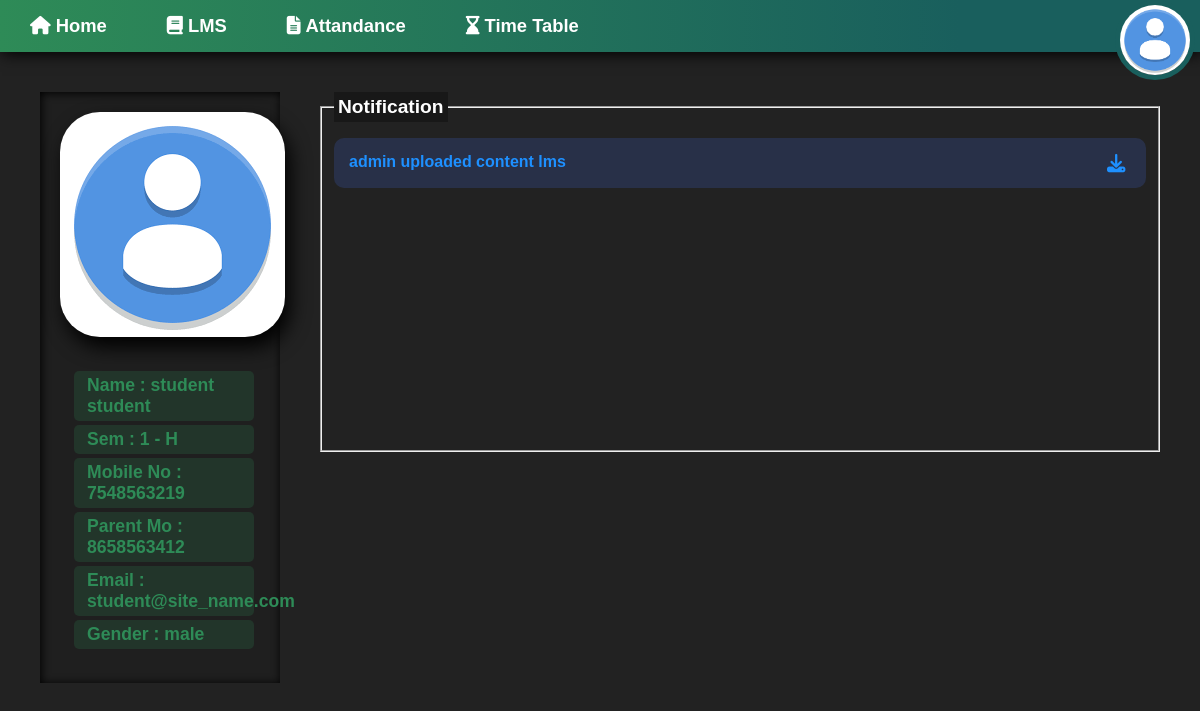
/StudentPanal/ (signed in), run on the app's committed database.
### tables this page shows
CREATE TABLE `student` (
  `SID` int(11) NOT NULL AUTO_INCREMENT,
  `first_name` varchar(100) NOT NULL,
  `last_name` varchar(50) DEFAULT NULL,
  `sem` int(11) NOT NULL,
  `class` varchar(2) NOT NULL,
  `join_date` date DEFAULT (curdate()),
  `avatar` varchar(100) DEFAULT '/images/Default_avatar.png',
  `mobile_no` varchar(10) DEFAULT NULL,
  `parent_mobile_no` varchar(10) DEFAULT NULL,
  `email` varchar(100) DEFAULT NULL,
  `gender` varchar(10) DEFAULT NULL,
  `credintial_id` int(11) DEFAULT NULL,
  PRIMARY KEY (`SID`),
  KEY `credintial_id` (`credintial_id`),
  CONSTRAINT `student_ibfk_1` FOREIGN KEY (`credintial_id`) REFERENCES `credintial` (`credintial_id`)
);

CREATE TABLE `subject_LMS` (
  `ID` int(11) NOT NULL AUTO_INCREMENT,
  `SUBID` int(11) DEFAULT NULL,
  `LMS_file` varchar(100) NOT NULL,
  `title` varchar(100) NOT NULL,
  `comment` varchar(500) DEFAULT NULL,
  `view` int(11) DEFAULT 0,
  `date` date DEFAULT (curdate()),
  `FID` int(11) DEFAULT NULL,
  `is_assign` varchar(5) DEFAULT 'false',
  `end_date` date DEFAULT '0000-00-00',
  PRIMARY KEY (`ID`),
  UNIQUE KEY `LMS_file` (`LMS_file`),
  KEY `SUBID` (`SUBID`),
  KEY `FID` (`FID`),
  CONSTRAINT `subject_LMS_ibfk_1` FOREIGN KEY (`SUBID`) REFERENCES `subject` (`SUBID`),
  CONSTRAINT `subject_LMS_ibfk_2` FOREIGN KEY (`FID`) REFERENCES `faculty` (`FID`)
);

CREATE TABLE `faculty` (
  `FID` int(11) NOT NULL AUTO_INCREMENT,
  `first_name` varchar(50) NOT NULL,
  `last_name` varchar(50) DEFAULT NULL,
  `SUBID` int(11) DEFAULT NULL,
  `avatar` varchar(100) DEFAULT '/images/Default_avatar.png',
  `mobile_no` varchar(10) NOT NULL,
  `email` varchar(100) NOT NULL,
  `gender` varchar(10) NOT NULL,
  `credintial_id` int(11) DEFAULT NULL,
  PRIMARY KEY (`FID`),
  KEY `SUBID` (`SUBID`),
  KEY `credintial_id` (`credintial_id`),
  CONSTRAINT `faculty_ibfk_1` FOREIGN KEY (`SUBID`) REFERENCES `subject` (`SUBID`),
  CONSTRAINT `faculty_ibfk_2` FOREIGN KEY (`credintial_id`) REFERENCES `credintial` (`credintial_id`)
);

### StudentPanal/index.php (the view, shortened to what this page needs)
<?php
	$studentconn = mysqli_connect("db", "kali", "kali", "Student");
	$sql_quary = "SELECT * from student WHERE SID = ".$_SESSION['SID'].";";
	$student_res = mysqli_fetch_assoc(mysqli_query($studentconn, $sql_quary));
?>
<!DOCTYPE html>
<html>
<head>
	<?php include("nav.php");?>
	<div class="most-outer-div">
		<div class="left-div-img">
			<img src="<?php echo $student_res['avatar'];?>">
		</div>
		<div class="right-div-content">
			<div title="Name">Name : <?php echo $student_res['first_name'] ." ". $student_res['last_name'] ;?></div>
			<div title="Sem">Sem : <?php echo $student_res['sem'] ." - ".$student_res['class'];?></div>
			<div title="Mobile No.">Mobile No : <?php echo $student_res['mobile_no'];?></div>
			<div title="Parent Mo">Parent Mo : <?php echo $student_res['parent_mobile_no'];?></div>
			<div title="Email">Email : <?php echo $student_res['email'];?></div>
			<div title="Gender">Gender : <?php echo $student_res['gender'];?></div>
		</div>
	</div>
	<?php
		$studentconn = mysqli_connect("db", "kali", "kali", "Student");
		$sql_quary = "SELECT ID, FID,LMS_file, subject.SUBID, is_assign,title from subject_LMS inner join subject on subject.SUBID=subject_LMS.SUBID where sem=".$student_res['sem'].";";
		$res = mysqli_query($studentconn, $sql_quary);
		echo "
				<fieldset class=\"notification-field\">
			 		<legend class=\"notification-title\">Notification</legend>
		";
		while ($res1 = mysqli_fetch_assoc($res)) {
			$sql = "SELECT first_name from faculty where FID =".$res1['FID'].";";
			$faculty = mysqli_fetch_assoc(mysqli_query($studentconn, $sql))['first_name'];
			$sql2 = "
				SELECT submittion_date FROM LMS_student
				WHERE SID = ".$_SESSION['SID']."
				AND LMS_ID=".$res1['ID'].";";
			$sql2_result = mysqli_fetch_assoc(mysqli_query($studentconn, $sql2))['submittion_date'];
			if(empty($sql2_result)){
				echo "
						<div class=\"notification-outer-div\">
				 			<div class=\"content\">
				";
				if ($res1['is_assign']=='true') {
					echo "
						$faculty uploaded assignment ". $res1['title'] ."
				 			</div>
				 			<div class=\"action\">
				 				<a title=\"Upload\" href=\"LMS.php?Upload=upload&id=".base64_encode(base64_encode($res1['ID']))."&SID=".base64_encode(base64_encode($res1['SUBID']))."\"><i class=\"fa fa-upload\"></i></a>
					";
				}
				else{
					echo "
						$faculty uploaded content ". $res1['title'] ."
				 			</div>
				 			<div class=\"action\">
				 				<a title=\"Download\" href=\"".$res1['LMS_file']."\" target=\"_blank\"><i class=\"fa fa-download\"></i></a>
					";
				}
				echo "
				 			</div>
						</div>
				 	";
			}
		}
		echo "
			 	</fieldset>
		";
	?>
</body>
</html>

### StudentPanal/nav.php (shortened to what this page needs)
<?php
	$studentconn = mysqli_connect("db", "kali", "kali", "Student");
	$sql_quary = "SELECT avatar from student WHERE SID = ".$_SESSION['SID'].";";
	$user_name_result = mysqli_fetch_assoc(mysqli_query($studentconn, $sql_quary));
	$avatar_link = $user_name_result['avatar'];
?>
	<link rel="stylesheet" type="text/css" href="/style.css">
</head>
<body>
	<div class="panal">
		<ul class="nav">
			<li class="nav-item"><a href="/StudentPanal/"><i class="fa fa-home nav-item-icon"></i>Home</a></li>
			<li class="nav-item"><a href="LMS.php"><i class="fa fa-book nav-item-icon"></i>LMS</a></li>
			<li class="nav-item"><a href="Attandance.php"><i class="fa-solid fa-file-text nav-item-icon"></i>Attandance</a></li>
			<li class="nav-item"><a href="TimeTable.php"><i class="fas fa-hourglass-end nav-item-icon"></i>Time Table</a></li>
		</ul>
		<div class="profile">
			<img class="imgAvatar" src="<?php echo $avatar_link ?>">
		</div>
	</div>

### style.css (style rules this page uses)
* { box-sizing: border-box; font-family: sans-serif; }
:root { --dark:#222; --light:white; --red: rgba(250, 0, 0, 0.4); --shadow: gray; --green: rgba(0, 255, 255, 0.4); --gray:#777; }
body { background-color: var(--dark); }
.most-outer-div { background-color: rgba(0, 0, 0, 0.1); margin: 40px; padding: 10px; box-shadow: inset 1px 1px 10px black; float: left; width: 20%; }
.left-div-img { height: 100%; width: 100%; }
.left-div-img img { height: 100%; border-radius: 50px; display: block; margin: 0 auto; padding: 10px; transition-duration: 500ms; filter: drop-shadow(5px 10px 10px); }
.right-div-content { height: 100%; align-content: center; font-size: 1.1em; padding: 20px; }
.right-div-content>div { padding: 4px 13px; margin: 4px; border-radius: 5px; font-weight: bold; cursor: default; width: 100%; background-color: rgba(46,139,87, 0.2); color: seagreen; }

### StudentPanal/index.php (style rules this page uses)
.notification-field { margin: 40px; height: 45vh; border-radius: 1px solid var(--gray); overflow-y: scroll; }
.notification-field .notification-title { background-color: rgba(0, 0, 0, 0.3); padding: 4px; color: var(--light); font-weight: bold; font-size: 1.2em; }
.notification-outer-div { height: 50px; border-radius: 10px; background-color: rgba(65, 105, 225, 0.2); color: dodgerblue; font-weight: bold; padding: 15px; margin: 10px 0; }
.notification-outer-div > div { float: left; }
.notification-outer-div .content { width: 95%; }
.notification-outer-div .action { width: 5%; }
.fa-download, .fa-upload { color: dodgerblue; }

### StudentPanal/nav.php (style rules this page uses)
.nav-item-icon::before { color: white; padding-right: 5px; }
.imgAvatar { border-radius: 50%; height: 80px; border: 5px solid rgba(25, 95, 93, 1.0); transition-duration: 0.15s; z-index: 210; }
.profile { position: absolute; right: 0; top: 0; padding-right: 5px; }
.panal { background-image: linear-gradient(to left,rgba(25, 95, 93, 1.0) 20%,seagreen); box-shadow: 2px 2px 15px black; }
body { margin: 0 0; }
.nav { list-style-type: none; margin: 0; padding: 0; overflow: hidden; }
.nav-item { float: left; padding: 15px; font-weight: 700; transition-duration: 0.5s; }
a { text-decoration: none; color: white; padding: 15px; cursor: pointer; font-size: 1.15em; }

### data on the page
student: avatar (placeholder picture), first_name "student", last_name "student", sem "1", class "H", mobile_no "7548563219", parent_mobile_no "8658563412", email "student@site_name.com", gender "male"
subject_lms: FID.first_name "admin", title "lms"
